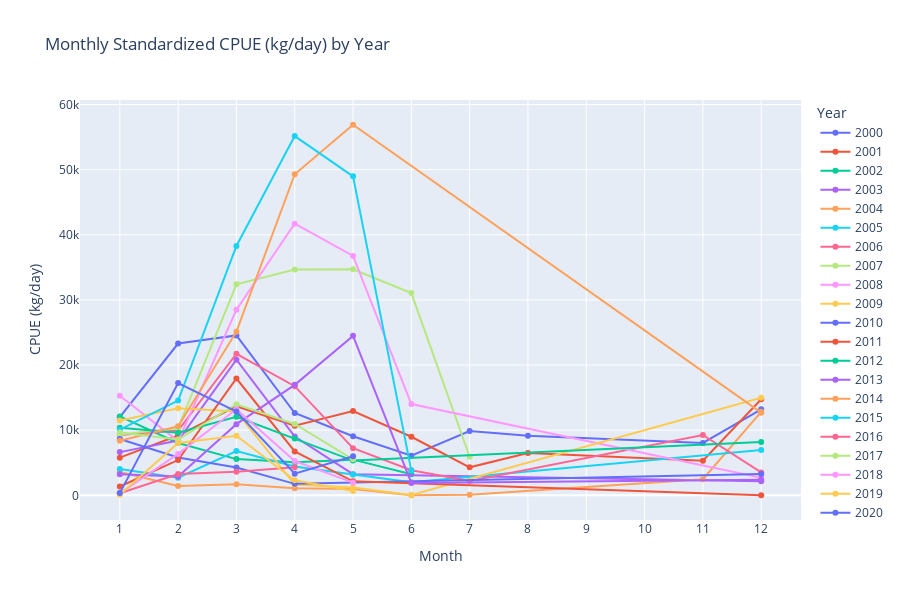

Source (notebook cell):
### Markdown cell above
### 📈 Monthly CPUE by Year

Below we plot monthly CPUE across years to examine seasonal and interannual variation. 
- **Interactive** plot allows hovering and zoom
- **Static PDF** is exported for reproducibility

### Code cell
# Interactive Plot
fig = px.line(
    monthly_cpue,
    x="Month",
    y="Monthly_CPUE",
    color="Year",
    markers=True,
    title="Monthly Standardized CPUE (kg/day) by Year",
    labels={"Monthly_CPUE": "CPUE (kg/day)", "Month": "Month"}
)

fig.update_layout(
    legend_title="Year",
    xaxis=dict(tickmode='linear', tick0=1, dtick=1),
    hovermode='x unified',
    width=900,
    height=600
)

fig.write_html("../results/plots/monthly_cpue_plot.html")
fig.show()

### Figure 1 — Plotly figure (JSON) as saved in the notebook; plotly's stock layout.template omitted (floating-point values rounded to 4 significant figures)
{"data": [{"hovertemplate": "Year=2000<br>Month=%{x}<br>CPUE (kg/day)=%{y}<extra></extra>", "legendgroup": "2000", "line": {"color": "#636efa", "dash": "solid"}, "marker": {"symbol": "circle"}, "mode": "lines+markers", "name": "2000", "orientation": "v", "showlegend": true, "type": "scatter", "x": [1, 2, 3, 4, 5, 6, 7, 8, 11, 12], "xaxis": "x", "y": [11990.0, 23310.0, 24550.0, 12640.0, 9060.0, 6085.0, 9865.0, 9127.0, 8040.0, 13200.0], "yaxis": "y"}, {"hovertemplate": "Year=2001<br>Month=%{x}<br>CPUE (kg/day)=%{y}<extra></extra>", "legendgroup": "2001", "line": {"color": "#EF553B", "dash": "solid"}, "marker": {"symbol": "circle"}, "mode": "lines+markers", "name": "2001", "orientation": "v", "showlegend": true, "type": "scatter", "x": [1, 2, 3, 4, 5, 6, 7, 8, 11, 12], "xaxis": "x", "y": [5779.0, 9188.0, 13670.0, 10680.0, 12930.0, 8993.0, 4299.0, 6500.0, 5311.0, 14760.0], "yaxis": "y"}, {"hovertemplate": "Year=2002<br>Month=%{x}<br>CPUE (kg/day)=%{y}<extra></extra>", "legendgroup": "2002", "line": {"color": "#00cc96", "dash": "solid"}, "marker": {"symbol": "circle"}, "mode": "lines+markers", "name": "2002", "orientation": "v", "showlegend": true, "type": "scatter", "x": [1, 2, 3, 4, 5, 6], "xaxis": "x", "y": [12110.0, 8039.0, 5560.0, 5060.0, 5476.0, 3243.0], "yaxis": "y"}, {"hovertemplate": "Year=2003<br>Month=%{x}<br>CPUE (kg/day)=%{y}<extra></extra>", "legendgroup": "2003", "line": {"color": "#ab63fa", "dash": "solid"}, "marker": {"symbol": "circle"}, "mode": "lines+markers", "name": "2003", "orientation": "v", "showlegend": true, "type": "scatter", "x": [1, 2, 3, 4, 5, 12], "xaxis": "x", "y": [6632.0, 8404.0, 20820.0, 9014.0, 3248.0, 2178.0], "yaxis": "y"}, {"hovertemplate": "Year=2004<br>Month=%{x}<br>CPUE (kg/day)=%{y}<extra></extra>", "legendgroup": "2004", "line": {"color": "#FFA15A", "dash": "solid"}, "marker": {"symbol": "circle"}, "mode": "lines+markers", "name": "2004", "orientation": "v", "showlegend": true, "type": "scatter", "x": [1, 2, 3, 4, 5, 6, 7, 11, 12], "xaxis": "x", "y": [3592.0, 1438.0, 1707.0, 1074.0, 965.1, 28.53, 86.89, 2474.0, 12820.0], "yaxis": "y"}, {"hovertemplate": "Year=2005<br>Month=%{x}<br>CPUE (kg/day)=%{y}<extra></extra>", "legendgroup": "2005", "line": {"color": "#19d3f3", "dash": "solid"}, "marker": {"symbol": "circle"}, "mode": "lines+markers", "name": "2005", "orientation": "v", "showlegend": true, "type": "scatter", "x": [1, 2, 3, 4, 5, 6, 12], "xaxis": "x", "y": [4053.0, 2715.0, 6795.0, 4421.0, 3201.0, 1991.0, 6952.0], "yaxis": "y"}, {"hovertemplate": "Year=2006<br>Month=%{x}<br>CPUE (kg/day)=%{y}<extra></extra>", "legendgroup": "2006", "line": {"color": "#FF6692", "dash": "solid"}, "marker": {"symbol": "circle"}, "mode": "lines+markers", "name": "2006", "orientation": "v", "showlegend": true, "type": "scatter", "x": [1, 2, 3, 4, 5, 6, 7, 11, 12], "xaxis": "x", "y": [9278.0, 9943.0, 21730.0, 16750.0, 7231.0, 3844.0, 2186.0, 9264.0, 3516.0], "yaxis": "y"}, {"hovertemplate": "Year=2007<br>Month=%{x}<br>CPUE (kg/day)=%{y}<extra></extra>", "legendgroup": "2007", "line": {"color": "#B6E880", "dash": "solid"}, "marker": {"symbol": "circle"}, "mode": "lines+markers", "name": "2007", "orientation": "v", "showlegend": true, "type": "scatter", "x": [1, 2, 3, 4, 5, 6, 7], "xaxis": "x", "y": [9320.0, 10310.0, 32400.0, 34660.0, 34710.0, 31050.0, 5916.0], "yaxis": "y"}, {"hovertemplate": "Year=2008<br>Month=%{x}<br>CPUE (kg/day)=%{y}<extra></extra>", "legendgroup": "2008", "line": {"color": "#FF97FF", "dash": "solid"}, "marker": {"symbol": "circle"}, "mode": "lines+markers", "name": "2008", "orientation": "v", "showlegend": true, "type": "scatter", "x": [1, 2, 3, 4, 5, 6, 12], "xaxis": "x", "y": [15300.0, 8326.0, 28480.0, 41700.0, 36760.0, 14010.0, 2689.0], "yaxis": "y"}, {"hovertemplate": "Year=2009<br>Month=%{x}<br>CPUE (kg/day)=%{y}<extra></extra>", "legendgroup": "2009", "line": {"color": "#FECB52", "dash": "solid"}, "marker": {"symbol": "circle"}, "mode": "lines+markers", "name": "2009", "orientation": "v", "showlegend": true, "type": "scatter", "x": [1, 2, 3, 4, 5, 6, 12], "xaxis": "x", "y": [11500.0, 13380.0, 12860.0, 1644.0, 1193.0, 52.6, 14990.0], "yaxis": "y"}, {"hovertemplate": "Year=2010<br>Month=%{x}<br>CPUE (kg/day)=%{y}<extra></extra>", "legendgroup": "2010", "line": {"color": "#636efa", "dash": "solid"}, "marker": {"symbol": "circle"}, "mode": "lines+markers", "name": "2010", "orientation": "v", "showlegend": true, "type": "scatter", "x": [1, 2, 3, 4, 12], "xaxis": "x", "y": [8647.0, 5820.0, 4263.0, 1762.0, 3258.0], "yaxis": "y"}, {"hovertemplate": "Year=2011<br>Month=%{x}<br>CPUE (kg/day)=%{y}<extra></extra>", "legendgroup": "2011", "line": {"color": "#EF553B", "dash": "solid"}, "marker": {"symbol": "circle"}, "mode": "lines+markers", "name": "2011", "orientation": "v", "showlegend": true, "type": "scatter", "x": [1, 2, 3, 4, 5, 12], "xaxis": "x", "y": [1353.0, 5415.0, 17930.0, 6745.0, 2156.0, 10.06], "yaxis": "y"}, {"hovertemplate": "Year=2012<br>Month=%{x}<br>CPUE (kg/day)=%{y}<extra></extra>", "legendgroup": "2012", "line": {"color": "#00cc96", "dash": "solid"}, "marker": {"symbol": "circle"}, "mode": "lines+markers", "name": "2012", "orientation": "v", "showlegend": true, "type": "scatter", "x": [1, 2, 3, 4, 5, 12], "xaxis": "x", "y": [10350.0, 9615.0, 12060.0, 8739.0, 5329.0, 8191.0], "yaxis": "y"}, {"hovertemplate": "Year=2013<br>Month=%{x}<br>CPUE (kg/day)=%{y}<extra></extra>", "legendgroup": "2013", "line": {"color": "#ab63fa", "dash": "solid"}, "marker": {"symbol": "circle"}, "mode": "lines+markers", "name": "2013", "orientation": "v", "showlegend": true, "type": "scatter", "x": [1, 2, 3, 4, 5, 6, 12], "xaxis": "x", "y": [3228.0, 2889.0, 10930.0, 16960.0, 24480.0, 1893.0, 2409.0], "yaxis": "y"}, {"hovertemplate": "Year=2014<br>Month=%{x}<br>CPUE (kg/day)=%{y}<extra></extra>", "legendgroup": "2014", "line": {"color": "#FFA15A", "dash": "solid"}, "marker": {"symbol": "circle"}, "mode": "lines+markers", "name": "2014", "orientation": "v", "showlegend": true, "type": "scatter", "x": [1, 2, 3, 4, 5, 12], "xaxis": "x", "y": [8367.0, 10600.0, 25120.0, 49290.0, 56890.0, 12690.0], "yaxis": "y"}, {"hovertemplate": "Year=2015<br>Month=%{x}<br>CPUE (kg/day)=%{y}<extra></extra>", "legendgroup": "2015", "line": {"color": "#19d3f3", "dash": "solid"}, "marker": {"symbol": "circle"}, "mode": "lines+markers", "name": "2015", "orientation": "v", "showlegend": true, "type": "scatter", "x": [1, 2, 3, 4, 5, 6], "xaxis": "x", "y": [10090.0, 14550.0, 38270.0, 55160.0, 48980.0, 3795.0], "yaxis": "y"}, {"hovertemplate": "Year=2016<br>Month=%{x}<br>CPUE (kg/day)=%{y}<extra></extra>", "legendgroup": "2016", "line": {"color": "#FF6692", "dash": "solid"}, "marker": {"symbol": "circle"}, "mode": "lines+markers", "name": "2016", "orientation": "v", "showlegend": true, "type": "scatter", "x": [1, 2, 3, 4], "xaxis": "x", "y": [317.2, 3267.0, 3635.0, 4311.0], "yaxis": "y"}, {"hovertemplate": "Year=2017<br>Month=%{x}<br>CPUE (kg/day)=%{y}<extra></extra>", "legendgroup": "2017", "line": {"color": "#B6E880", "dash": "solid"}, "marker": {"symbol": "circle"}, "mode": "lines+markers", "name": "2017", "orientation": "v", "showlegend": true, "type": "scatter", "x": [1, 2, 3, 4, 5], "xaxis": "x", "y": [9633.0, 8562.0, 13980.0, 10950.0, 5527.0], "yaxis": "y"}, {"hovertemplate": "Year=2018<br>Month=%{x}<br>CPUE (kg/day)=%{y}<extra></extra>", "legendgroup": "2018", "line": {"color": "#FF97FF", "dash": "solid"}, "marker": {"symbol": "circle"}, "mode": "lines+markers", "name": "2018", "orientation": "v", "showlegend": true, "type": "scatter", "x": [1, 2, 3, 4, 5], "xaxis": "x", "y": [273.2, 6357.0, 13220.0, 5267.0, 1953.0], "yaxis": "y"}, {"hovertemplate": "Year=2019<br>Month=%{x}<br>CPUE (kg/day)=%{y}<extra></extra>", "legendgroup": "2019", "line": {"color": "#FECB52", "dash": "solid"}, "marker": {"symbol": "circle"}, "mode": "lines+markers", "name": "2019", "orientation": "v", "showlegend": true, "type": "scatter", "x": [1, 2, 3, 4, 5], "xaxis": "x", "y": [99.16, 8048.0, 9135.0, 2319.0, 663.4], "yaxis": "y"}, {"hovertemplate": "Year=2020<br>Month=%{x}<br>CPUE (kg/day)=%{y}<extra></extra>", "legendgroup": "2020", "line": {"color": "#636efa", "dash": "solid"}, "marker": {"symbol": "circle"}, "mode": "lines+markers", "name": "2020", "orientation": "v", "showlegend": true, "type": "scatter", "x": [1, 2, 3, 4, 5], "xaxis": "x", "y": [339.6, 17240.0, 12870.0, 3328.0, 5992.0], "yaxis": "y"}], "layout": {"height": 600, "hovermode": "x unified", "legend": {"title": {"text": "Year"}, "tracegroupgap": 0}, "title": {"text": "Monthly Standardized CPUE (kg/day) by Year"}, "width": 900, "xaxis": {"anchor": "y", "domain": [0, 1], "dtick": 1, "tick0": 1, "tickmode": "linear", "title": {"text": "Month"}}, "yaxis": {"anchor": "x", "domain": [0, 1], "title": {"text": "CPUE (kg/day)"}}}}
